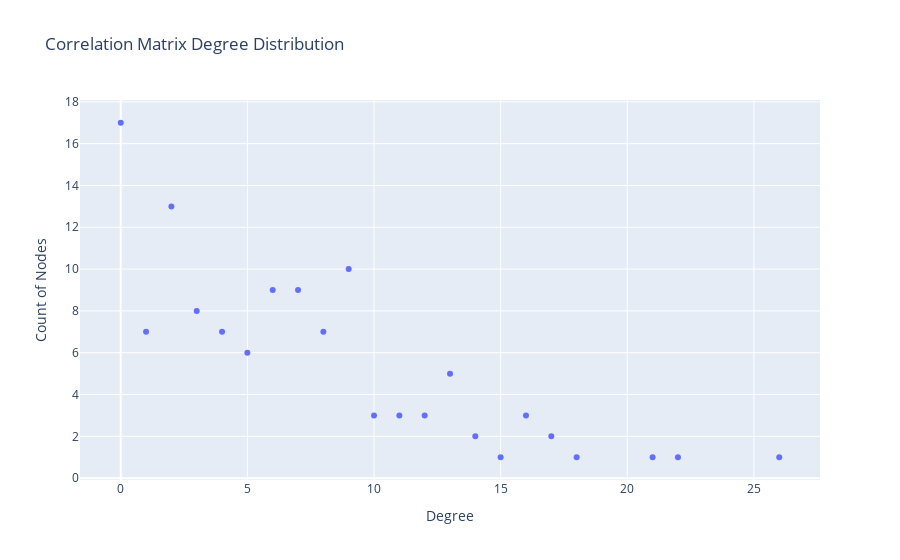

The code cell stored with this chart in its notebook:
### Markdown cell above
We can also look at degree distribution.

### Code cell
from source_code.analyzers.degree_distribution import plot_degree_distribution

plot_degree_distribution(corr_matrix, threshold=0, log_scale=False)

### Figure 1 — Plotly figure (JSON) as saved in the notebook; plotly's stock layout.template omitted (floating-point values rounded to 4 significant figures)
{"data": [{"hovertemplate": "Degree=%{x}<br>Count of Nodes=%{y}<extra></extra>", "legendgroup": "", "marker": {"color": "#636efa", "symbol": "circle"}, "mode": "markers", "name": "", "orientation": "v", "showlegend": false, "type": "scatter", "x": [0, 1, 2, 3, 4, 5, 6, 7, 8, 9, 10, 11, 12, 13, 14, 15, 16, 17, 18, 21, 22, 26], "xaxis": "x", "y": [17, 7, 13, 8, 7, 6, 9, 9, 7, 10, 3, 3, 3, 5, 2, 1, 3, 2, 1, 1, 1, 1], "yaxis": "y"}], "layout": {"legend": {"tracegroupgap": 0}, "title": {"text": "Correlation Matrix Degree Distribution"}, "xaxis": {"anchor": "y", "domain": [0, 1], "title": {"text": "Degree"}}, "yaxis": {"anchor": "x", "domain": [0, 1], "title": {"text": "Count of Nodes"}}}}
